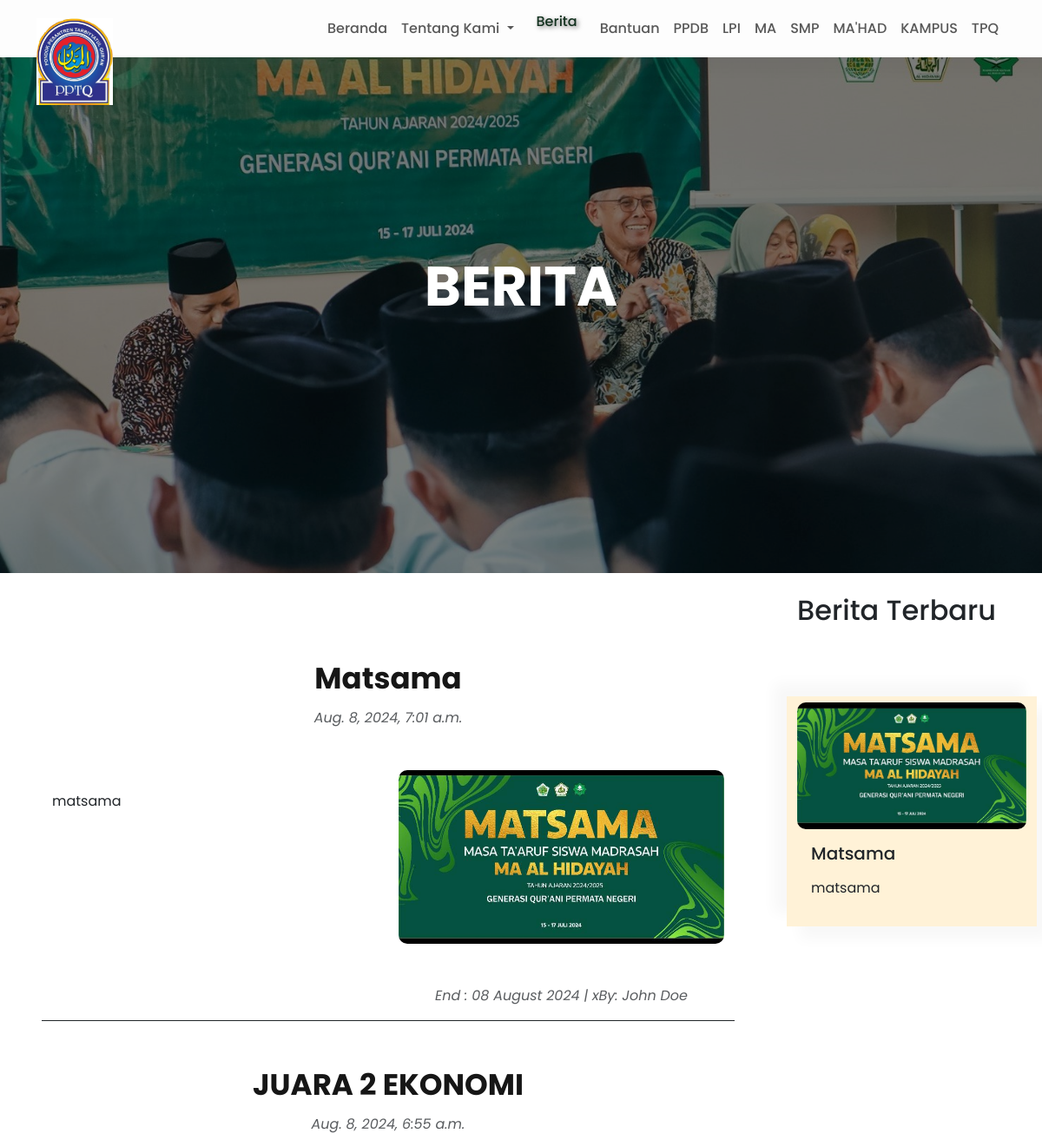
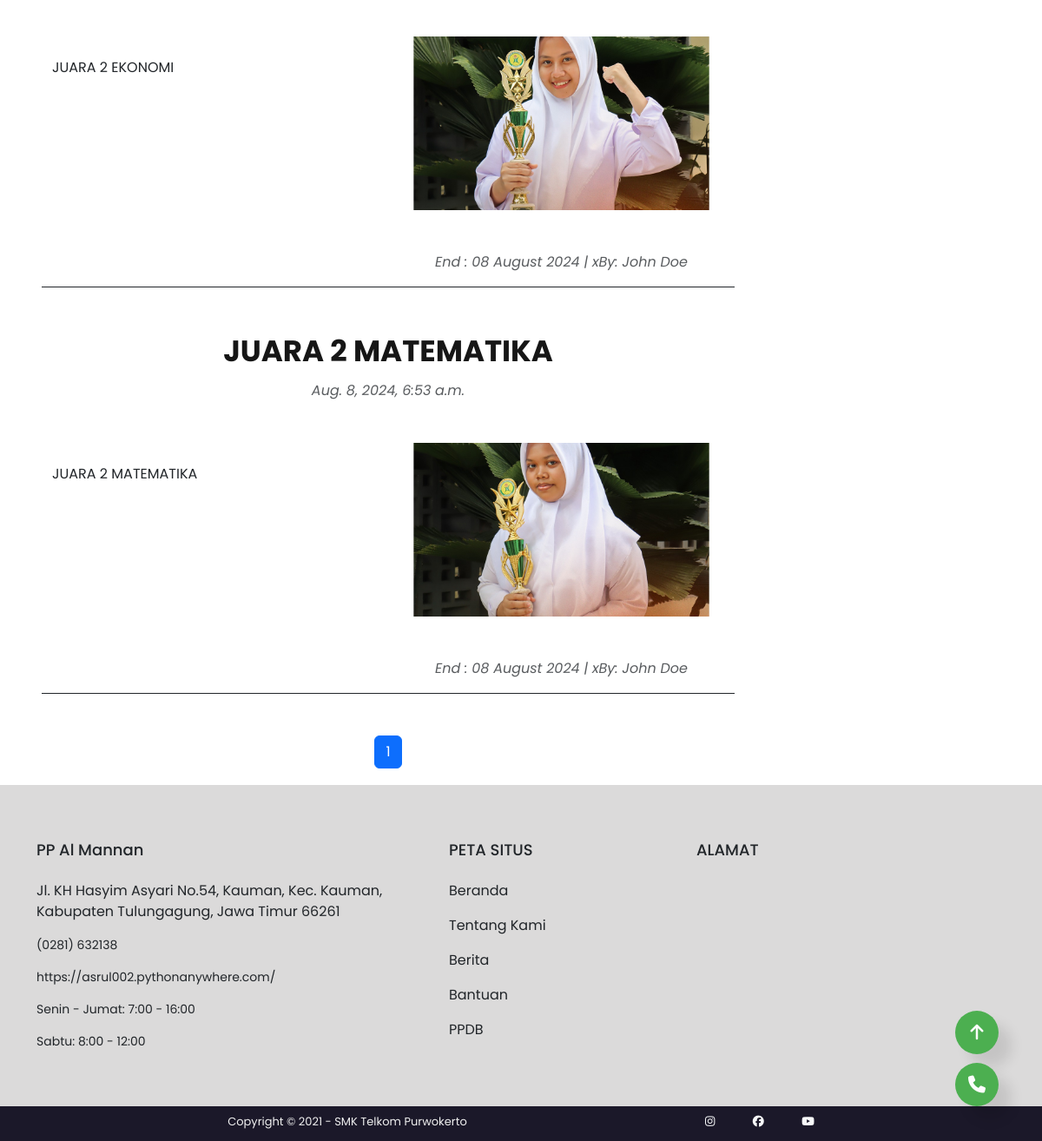
/berita/, run on the app's committed database (2 pictures, top to bottom).
### myapp/models.py (models this page shows, shortened)
class Post(models.Model):
    postname = models.CharField(max_length=600)
    category = models.ManyToManyField(Category)
    pendidikan = models.ManyToManyField(Pendidikan)
    image = models.ImageField(upload_to='images/posts', blank=True, null=True)
    content = RichTextField()
    link = models.URLField(max_length=200, blank=True, null=True)  # Field baru untuk link
    created = models.DateTimeField(default=timezone.now)  # Field baru untuk created
    updated = models.DateTimeField(auto_now=True)
    time = models.CharField(default=timezone.now().strftime("%d %B %Y"), max_length=100, blank=True)

### myapp/views.py (the view)
# urls.py: path('berita/', berita, name="berita"),
def berita(request):
    context = {}
    try:
        post_list = Post.objects.all().order_by("-id")
        paginator = Paginator(post_list, 5)  # Tampilkan 5 post per halaman
        page_number = request.GET.get('page')
        page_obj = paginator.get_page(page_number)
        penting_posts = Post.objects.filter(category__name='penting')
        recent_posts = Post.objects.all().order_by("-id")[:2]
        context.update({
            'page_obj': page_obj,
            'penting_posts': penting_posts,
            'recent_posts': recent_posts,
            'media_url': settings.MEDIA_URL
        })
    except Post.DoesNotExist as e:
        context['error'] = f"Error fetching posts: {str(e)}"
    return render(request, 'berita.html', context)

### templates/berita.html (shortened to what this page needs)
{% extends "base.html" %} {% load static %}  {% block content %}
<section style="position: relative; text-align: center;">
  <img width="100%" style="margin-top: 60px;height: 600px;object-fit: cover;filter: brightness(50%);" src="{% static 'assets/images/Header1.jpg' %}" alt="">
  <div style="position: absolute; top: 50%; left: 50%; transform: translate(-50%, -50%); font-size: 4em; color: white; font-weight: bold;">
    BERITA
  </div>
</section>
<div class="row">
  <div class="col-sm-9">
    <section class="mx-5">
      <div class="container pt-5 pb-5 j1 "
        style="max-width: 800px; margin: auto">
        {% if page_obj %}
        {% for post in page_obj %}
        <a href="{% url 'beritadetail' post.id %}" class="text-decoration-none text-dark">
          <h4 class="text-center pt-5 ">{{ post.postname }}</h4>
          <p class="text-center text-muted mb-5"><em>{{ post.created }}</em></p>
          <div class="row border-bottom border-dark">
            <div class="col-md-6 mb-4">
              <p class="mt-4">
                {{ post.content|truncatewords:50|safe }}
              </p>
            </div>
            <div class="col-md-6">
              <img
                style="width: 100%; max-height: 200px; object-fit: cover; border-radius: 10px;"
                src="{{ media_url }}{{ post.image }}"
                alt="{{ post.postname }}"
              />
              <p class="text-center text-muted mt-5">
                <em>End : {{ post.time }} | xBy: John Doe</em>
              </p>
            </div>
          </div>
        </a>
        {% endfor %}
      </div>
    </section>
      <div class="container">
        <nav aria-label="Page navigation">
            <ul class="pagination justify-content-center">
                {% for num in page_obj.paginator.page_range %}
                    {% if page_obj.number == num %}
                        <li class="page-item active" aria-current="page">
                            <span class="page-link">{{ num }} <span class="sr-only">(current)</span></span>
                        </li>
                    {% else %}
                        <li class="page-item">
                            <a class="page-link" href="?page={{ num }}">{{ num }}</a>
                        </li>
                    {% endif %}
                {% endfor %}
            </ul>
        </nav>
    </div>
    {% else %}
      <p>No recent posts available.</p>
    {% endif %}
</div>
  <div class="col-sm-3 pr">
    <div class="row pt-4">
      <h2>Berita Terbaru</h2>
    </div>
    <div class="row pt-4">
      {% if penting_posts %} {% for post in penting_posts %}
      <div class="card mt-5" style="width: 18rem">
        <a href="{% url 'beritadetail' post.id %}" class="text-decoration-none text-dark">
            <img style="width: 100%; max-height: 200px;object-fit: cover; border-radius: 10px;"
            class="card-img-top"
            src="{{media_url}}{{post.image}}"
            alt="{{ post.postname }}"
          />
        </a>
        <div class="card-body">
          <h5 class="card-title">{{ post.postname }}</h5>
          <p class="card-text">
            {{ post.content|truncatewords:10|safe}}
          </p>
        </div>
      </div>
      {% endfor %} {% else %}
      <p>Tidak ada pengumuman penting</p>
      {% endif %}
    </div>
  </div>
</div>
{% endblock %}

### static/assets/css/style.css (style rules this page uses)
body { background-color: #a22b2b; font-family: "Poppins", sans-serif; }
* { font-family: "Poppins", sans-serif; }
.pr .card { background-color: #fff2d7; border: none; padding-top: 2%; border-radius: 0%; box-shadow: 15px 15px 15px rgba(0, 0, 0, 0.03), -15px -15px 15px rgba(0, 0, 0, 0.03); }
.j1 h4 { font-size: 34px; font-weight: 700; line-height: normal; color: rgb(22, 22, 22); }

### templates/base.html (style rules this page uses)
html, body { height: 100%; margin: 0; }
body { display: flex; flex-direction: column; }

### data on the page
Post: postname "Matsama", created "Aug. 8, 2024, 7:01 a.m.", content "matsama", image (picture), time "08 August 2024"
Post: postname "JUARA 2 EKONOMI", created "Aug. 8, 2024, 6:55 a.m.", content "JUARA 2 EKONOMI", image (picture), time "08 August 2024"
Post: postname "JUARA 2 MATEMATIKA", created "Aug. 8, 2024, 6:53 a.m.", content "JUARA 2 MATEMATIKA", image (picture), time "08 August 2024"

### other printed values
{{ num }} "1"
